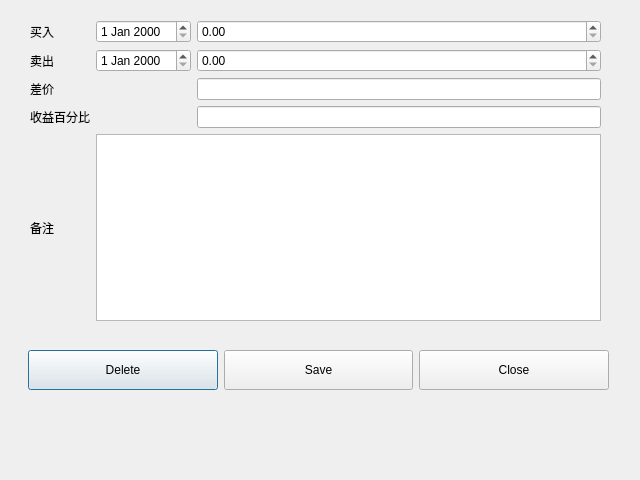
<?xml version="1.0" encoding="UTF-8"?>
<ui version="4.0">
 <class>SimulateTradeEditDlg</class>
 <widget class="QDialog" name="SimulateTradeEditDlg">
  <property name="geometry">
   <rect>
    <x>0</x>
    <y>0</y>
    <width>640</width>
    <height>480</height>
   </rect>
  </property>
  <property name="windowTitle">
   <string>Dialog</string>
  </property>
  <widget class="QWidget" name="gridLayoutWidget">
   <property name="geometry">
    <rect>
     <x>30</x>
     <y>20</y>
     <width>571</width>
     <height>301</height>
    </rect>
   </property>
   <layout class="QGridLayout" name="gridLayout" rowstretch="1,0,0,1,1" columnstretch="0,0,0">
    <item row="1" column="1">
     <widget class="QDateEdit" name="dateEditSell"/>
    </item>
    <item row="1" column="2">
     <widget class="QDoubleSpinBox" name="spinBoxSell">
      <property name="maximum">
       <double>9999.989999999999782</double>
      </property>
      <property name="singleStep">
       <double>0.010000000000000</double>
      </property>
     </widget>
    </item>
    <item row="0" column="2">
     <widget class="QDoubleSpinBox" name="spinBoxBuy">
      <property name="maximum">
       <double>9999.989999999999782</double>
      </property>
      <property name="singleStep">
       <double>0.010000000000000</double>
      </property>
     </widget>
    </item>
    <item row="0" column="1">
     <widget class="QDateEdit" name="dateEditBuy"/>
    </item>
    <item row="3" column="0">
     <widget class="QLabel" name="label_4">
      <property name="text">
       <string>收益百分比</string>
      </property>
     </widget>
    </item>
    <item row="1" column="0">
     <widget class="QLabel" name="label_2">
      <property name="text">
       <string>卖出</string>
      </property>
     </widget>
    </item>
    <item row="2" column="0">
     <widget class="QLabel" name="label_3">
      <property name="text">
       <string>差价</string>
      </property>
     </widget>
    </item>
    <item row="2" column="2">
     <widget class="QLineEdit" name="lineEditDiff"/>
    </item>
    <item row="0" column="0">
     <widget class="QLabel" name="label">
      <property name="text">
       <string>买入</string>
      </property>
     </widget>
    </item>
    <item row="4" column="1" colspan="2">
     <widget class="QTextEdit" name="textEditNote"/>
    </item>
    <item row="4" column="0">
     <widget class="QLabel" name="label_5">
      <property name="text">
       <string>备注</string>
      </property>
     </widget>
    </item>
    <item row="3" column="2">
     <widget class="QLineEdit" name="lineEditPercent"/>
    </item>
   </layout>
  </widget>
  <widget class="QWidget" name="horizontalLayoutWidget">
   <property name="geometry">
    <rect>
     <x>28</x>
     <y>330</y>
     <width>581</width>
     <height>81</height>
    </rect>
   </property>
   <layout class="QHBoxLayout" name="horizontalLayout">
    <item>
     <widget class="QPushButton" name="pushButtonDelete">
      <property name="minimumSize">
       <size>
        <width>0</width>
        <height>40</height>
       </size>
      </property>
      <property name="text">
       <string>Delete</string>
      </property>
     </widget>
    </item>
    <item>
     <widget class="QPushButton" name="pushButtonSave">
      <property name="minimumSize">
       <size>
        <width>0</width>
        <height>40</height>
       </size>
      </property>
      <property name="text">
       <string>Save</string>
      </property>
     </widget>
    </item>
    <item>
     <widget class="QPushButton" name="pushButtonClose">
      <property name="minimumSize">
       <size>
        <width>0</width>
        <height>40</height>
       </size>
      </property>
      <property name="text">
       <string>Close</string>
      </property>
     </widget>
    </item>
   </layout>
  </widget>
 </widget>
 <resources/>
 <connections/>
</ui>
